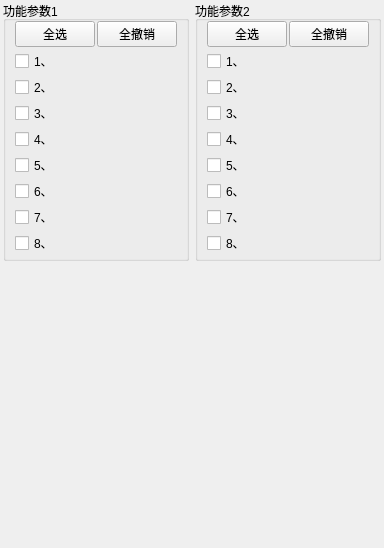
                     <widget class="QWidget" name="csp5">
                      <layout class="QVBoxLayout" name="verticalLayout_53">
                       <property name="leftMargin">
                        <number>3</number>
                       </property>
                       <property name="topMargin">
                        <number>1</number>
                       </property>
                       <property name="rightMargin">
                        <number>3</number>
                       </property>
                       <property name="bottomMargin">
                        <number>2</number>
                       </property>
                       <item>
                        <layout class="QHBoxLayout" name="horizontalLayout_33">
                         <item>
                          <widget class="QGroupBox" name="groupBox_25">
                           <property name="title">
                            <string>功能参数1</string>
                           </property>
                           <layout class="QVBoxLayout" name="verticalLayout_51">
                            <property name="spacing">
                             <number>2</number>
                            </property>
                            <property name="topMargin">
                             <number>0</number>
                            </property>
                            <property name="bottomMargin">
                             <number>3</number>
                            </property>
                            <item>
                             <layout class="QHBoxLayout" name="horizontalLayout_34">
                              <item>
                               <widget class="QPushButton" name="pb_qx9">
                                <property name="text">
                                 <string>全选</string>
                                </property>
                                <attribute name="buttonGroup">
                                 <string>buttonGroupQX</string>
                                </attribute>
                               </widget>
                              </item>
                              <item>
                               <widget class="QPushButton" name="pb_qc9">
                                <property name="text">
                                 <string>全撤销</string>
                                </property>
                                <attribute name="buttonGroup">
                                 <string>buttonGroupQCX</string>
                                </attribute>
                               </widget>
                              </item>
                             </layout>
                            </item>
                            <item>
                             <layout class="QVBoxLayout" name="verticalLayout_40">
                              <item>
                               <widget class="QCheckBox" name="checkBox_166">
                                <property name="text">
                                 <string>1、</string>
                                </property>
                               </widget>
                              </item>
                              <item>
                               <widget class="QCheckBox" name="checkBox_169">
                                <property name="text">
                                 <string>2、</string>
                                </property>
                               </widget>
                              </item>
                              <item>
                               <widget class="QCheckBox" name="checkBox_172">
                                <property name="text">
                                 <string>3、</string>
                                </property>
                               </widget>
                              </item>
                              <item>
                               <widget class="QCheckBox" name="checkBox_173">
                                <property name="text">
                                 <string>4、</string>
                                </property>
                               </widget>
                              </item>
                              <item>
                               <widget class="QCheckBox" name="checkBox_174">
                                <property name="text">
                                 <string>5、</string>
                                </property>
                               </widget>
                              </item>
                              <item>
                               <widget class="QCheckBox" name="checkBox_179">
                                <property name="text">
                                 <string>6、</string>
                                </property>
                               </widget>
                              </item>
                              <item>
                               <widget class="QCheckBox" name="checkBox_180">
                                <property name="text">
                                 <string>7、</string>
                                </property>
                               </widget>
                              </item>
                              <item>
                               <widget class="QCheckBox" name="checkBox_181">
                                <property name="text">
                                 <string>8、</string>
                                </property>
                               </widget>
                              </item>
                             </layout>
                            </item>
                           </layout>
                          </widget>
                         </item>
                         <item>
                          <widget class="QGroupBox" name="groupBox_34">
                           <property name="title">
                            <string>功能参数2</string>
                           </property>
                           <layout class="QVBoxLayout" name="verticalLayout_52">
                            <property name="spacing">
                             <number>2</number>
                            </property>
                            <property name="topMargin">
                             <number>0</number>
                            </property>
                            <property name="bottomMargin">
                             <number>3</number>
                            </property>
                            <item>
                             <layout class="QHBoxLayout" name="horizontalLayout_35">
                              <item>
                               <widget class="QPushButton" name="pb_qx10">
                                <property name="text">
                                 <string>全选</string>
                                </property>
                                <attribute name="buttonGroup">
                                 <string>buttonGroupQX</string>
                                </attribute>
                               </widget>
                              </item>
                              <item>
                               <widget class="QPushButton" name="pb_qc10">
                                <property name="text">
                                 <string>全撤销</string>
                                </property>
                                <attribute name="buttonGroup">
                                 <string>buttonGroupQCX</string>
                                </attribute>
                               </widget>
                              </item>
                             </layout>
                            </item>
                            <item>
                             <layout class="QVBoxLayout" name="verticalLayout_41">
                              <item>
                               <widget class="QCheckBox" name="checkBox_182">
                                <property name="text">
                                 <string>1、</string>
                                </property>
                               </widget>
                              </item>
                              <item>
                               <widget class="QCheckBox" name="checkBox_183">
                                <property name="text">
                                 <string>2、</string>
                                </property>
                               </widget>
                              </item>
                              <item>
                               <widget class="QCheckBox" name="checkBox_184">
                                <property name="text">
                                 <string>3、</string>
                                </property>
                               </widget>
                              </item>
                              <item>
                               <widget class="QCheckBox" name="checkBox_185">
                                <property name="text">
                                 <string>4、</string>
                                </property>
                               </widget>
                              </item>
                              <item>
                               <widget class="QCheckBox" name="checkBox_186">
                                <property name="text">
                                 <string>5、</string>
                                </property>
                               </widget>
                              </item>
                              <item>
                               <widget class="QCheckBox" name="checkBox_187">
                                <property name="text">
                                 <string>6、</string>
                                </property>
                               </widget>
                              </item>
                              <item>
                               <widget class="QCheckBox" name="checkBox_188">
                                <property name="text">
                                 <string>7、</string>
                                </property>
                               </widget>
                              </item>
                              <item>
                               <widget class="QCheckBox" name="checkBox_189">
                                <property name="text">
                                 <string>8、</string>
                                </property>
                               </widget>
                              </item>
                             </layout>
                            </item>
                           </layout>
                          </widget>
                         </item>
                        </layout>
                       </item>
                       <item>
                        <spacer name="verticalSpacer_9">
                         <property name="orientation">
                          <enum>Qt::Vertical</enum>
                         </property>
                         <property name="sizeHint" stdset="0">
                          <size>
                           <width>20</width>
                           <height>285</height>
                          </size>
                         </property>
                        </spacer>
                       </item>
                      </layout>
                     </widget>
